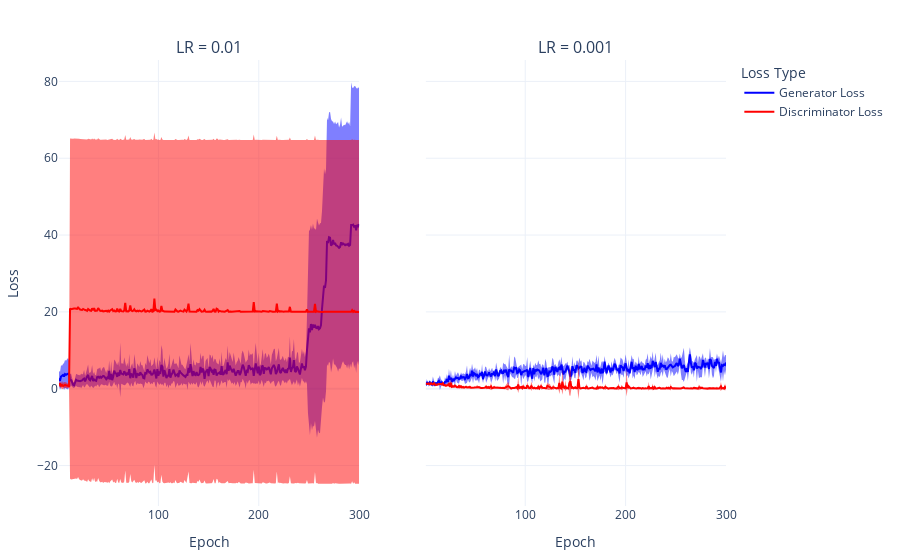

Notebook cell for this chart:
### Code cell
import pandas as pd
import plotly.graph_objects as go
from plotly.subplots import make_subplots

# Assume losses_df and losses_df2 have columns: ['Epoch', 'Seed', 'Total Loss', 'Recon Loss', 'KL Loss']

# Compute mean and std per Epoch across seeds
agg1 = losses_01.groupby('Epoch').agg(['mean', 'std']).reset_index()
agg2 = losses_001.groupby('Epoch').agg(['mean', 'std']).reset_index()

# Create subplots
fig = make_subplots(rows=1, cols=2, shared_yaxes=True,
                    subplot_titles=("LR = 0.01", "LR = 0.001"))

# Colors for consistency
colors = {'Generator Loss': 'blue', 'Discriminator Loss': 'red'}

# Plot mean + std as shaded area for losses_df (left)
for loss in ['Generator Loss', 'Discriminator Loss']:

    mean = agg1[(loss, 'mean')]
    std = agg1[(loss, 'std')]
    epochs = agg1['Epoch']

    # Shaded std area
    fig.add_trace(go.Scatter(
        x=epochs.tolist() + epochs[::-1].tolist(),
        y=(mean + std).tolist() + (mean - std)[::-1].tolist(),
        fill='toself',
        fillcolor=colors[loss],
        line=dict(color='rgba(255,255,255,0)'),
        showlegend=False,
        opacity=0.5
    ), row=1, col=1)

    # Mean line
    fig.add_trace(go.Scatter(
        x=epochs,
        y=mean,
        mode='lines',
        name=loss,
        line=dict(color=colors[loss])
    ), row=1, col=1)

# Plot mean + std as shaded area for losses_df2 (right)
for loss in ['Generator Loss', 'Discriminator Loss']:

    mean = agg2[(loss, 'mean')]
    std = agg2[(loss, 'std')]
    epochs = agg2['Epoch']

    fig.add_trace(go.Scatter(
        x=epochs.tolist() + epochs[::-1].tolist(),
        y=(mean + std).tolist() + (mean - std)[::-1].tolist(),
        fill='toself',
        fillcolor=colors[loss],
        line=dict(color='rgba(255,255,255,0)'),
        showlegend=False,
        opacity=0.5
    ), row=1, col=2)

    fig.add_trace(go.Scatter(
        x=epochs,
        y=mean,
        mode='lines',
        line=dict(color=colors[loss]),
        showlegend=False
    ), row=1, col=2)

# Layout and formatting
fig.update_layout(
    template='plotly_white',
    legend_title='Loss Type',
    margin=dict(l=40, r=40, t=60, b=40),
    legend=dict(title_font=dict(size=14), font=dict(size=12))
)

fig.update_xaxes(title_text='Epoch', title_font=dict(size=14), row=1, col=1)
fig.update_xaxes(title_text='Epoch', title_font=dict(size=14), row=1, col=2)
fig.update_yaxes(title_text='Loss', title_font=dict(size=14), row=1, col=1)

fig.update_traces(marker=dict(size=5),
                  line=dict(width=2),
                  hovertemplate='Epoch: %{x}<br>Loss: %{y:.2f}<extra></extra>')

fig.show()

### Figure 1 — Plotly figure (JSON) as saved in the notebook; plotly's stock layout.template omitted (floating-point values rounded to 4 significant figures; data arrays with more than 128 entries replaced by an {"elided": "..."} marker saying what was removed)
{"data": [{"fill": "toself", "fillcolor": "blue", "hovertemplate": "Epoch: %{x}<br>Loss: %{y:.2f}<extra></extra>", "line": {"color": "rgba(255,255,255,0)", "width": 2}, "marker": {"size": 5}, "opacity": 0.5, "showlegend": false, "type": "scatter", "x": {"elided": "600 int values"}, "xaxis": "x", "y": {"elided": "600 float values"}, "yaxis": "y"}, {"hovertemplate": "Epoch: %{x}<br>Loss: %{y:.2f}<extra></extra>", "line": {"color": "blue", "width": 2}, "marker": {"size": 5}, "mode": "lines", "name": "Generator Loss", "type": "scatter", "x": {"elided": "300 int values"}, "xaxis": "x", "y": {"elided": "300 float values"}, "yaxis": "y"}, {"fill": "toself", "fillcolor": "red", "hovertemplate": "Epoch: %{x}<br>Loss: %{y:.2f}<extra></extra>", "line": {"color": "rgba(255,255,255,0)", "width": 2}, "marker": {"size": 5}, "opacity": 0.5, "showlegend": false, "type": "scatter", "x": {"elided": "600 int values"}, "xaxis": "x", "y": {"elided": "600 float values"}, "yaxis": "y"}, {"hovertemplate": "Epoch: %{x}<br>Loss: %{y:.2f}<extra></extra>", "line": {"color": "red", "width": 2}, "marker": {"size": 5}, "mode": "lines", "name": "Discriminator Loss", "type": "scatter", "x": {"elided": "300 int values"}, "xaxis": "x", "y": {"elided": "300 float values"}, "yaxis": "y"}, {"fill": "toself", "fillcolor": "blue", "hovertemplate": "Epoch: %{x}<br>Loss: %{y:.2f}<extra></extra>", "line": {"color": "rgba(255,255,255,0)", "width": 2}, "marker": {"size": 5}, "opacity": 0.5, "showlegend": false, "type": "scatter", "x": {"elided": "600 int values"}, "xaxis": "x2", "y": {"elided": "600 float values"}, "yaxis": "y2"}, {"hovertemplate": "Epoch: %{x}<br>Loss: %{y:.2f}<extra></extra>", "line": {"color": "blue", "width": 2}, "marker": {"size": 5}, "mode": "lines", "showlegend": false, "type": "scatter", "x": {"elided": "300 int values"}, "xaxis": "x2", "y": {"elided": "300 float values"}, "yaxis": "y2"}, {"fill": "toself", "fillcolor": "red", "hovertemplate": "Epoch: %{x}<br>Loss: %{y:.2f}<extra></extra>", "line": {"color": "rgba(255,255,255,0)", "width": 2}, "marker": {"size": 5}, "opacity": 0.5, "showlegend": false, "type": "scatter", "x": {"elided": "600 int values"}, "xaxis": "x2", "y": {"elided": "600 float values"}, "yaxis": "y2"}, {"hovertemplate": "Epoch: %{x}<br>Loss: %{y:.2f}<extra></extra>", "line": {"color": "red", "width": 2}, "marker": {"size": 5}, "mode": "lines", "showlegend": false, "type": "scatter", "x": {"elided": "300 int values"}, "xaxis": "x2", "y": {"elided": "300 float values"}, "yaxis": "y2"}], "layout": {"annotations": [{"font": {"size": 16}, "showarrow": false, "text": "LR = 0.01", "x": 0.225, "xanchor": "center", "xref": "paper", "y": 1, "yanchor": "bottom", "yref": "paper"}, {"font": {"size": 16}, "showarrow": false, "text": "LR = 0.001", "x": 0.775, "xanchor": "center", "xref": "paper", "y": 1, "yanchor": "bottom", "yref": "paper"}], "legend": {"font": {"size": 12}, "title": {"font": {"size": 14}, "text": "Loss Type"}}, "margin": {"b": 40, "l": 40, "r": 40, "t": 60}, "xaxis": {"anchor": "y", "domain": [0, 0.45], "title": {"font": {"size": 14}, "text": "Epoch"}}, "xaxis2": {"anchor": "y2", "domain": [0.55, 1], "title": {"font": {"size": 14}, "text": "Epoch"}}, "yaxis": {"anchor": "x", "domain": [0, 1], "title": {"font": {"size": 14}, "text": "Loss"}}, "yaxis2": {"anchor": "x2", "domain": [0, 1], "matches": "y", "showticklabels": false}}}
